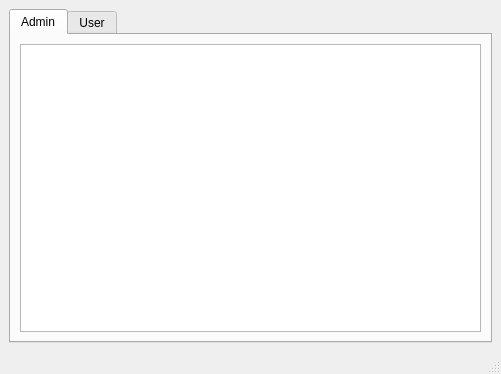
<?xml version="1.0" encoding="UTF-8"?>
<ui version="4.0">
 <class>MainWindow</class>
 <widget class="QMainWindow" name="MainWindow">
  <property name="geometry">
   <rect>
    <x>0</x>
    <y>0</y>
    <width>501</width>
    <height>374</height>
   </rect>
  </property>
  <property name="windowTitle">
   <string>MainWindow</string>
  </property>
  <widget class="QWidget" name="centralwidget">
   <layout class="QGridLayout" name="gridLayout">
    <item row="0" column="0">
     <widget class="QTabWidget" name="tabWidget">
      <property name="currentIndex">
       <number>0</number>
      </property>
      <widget class="QWidget" name="adminTab">
       <attribute name="title">
        <string>Admin</string>
       </attribute>
       <layout class="QGridLayout" name="gridLayout_2">
        <item row="0" column="0">
         <widget class="QTreeView" name="treeView"/>
        </item>
       </layout>
      </widget>
      <widget class="QWidget" name="userTab">
       <attribute name="title">
        <string>User</string>
       </attribute>
       <layout class="QGridLayout" name="gridLayout_3">
        <item row="0" column="0">
         <spacer name="horizontalSpacer">
          <property name="orientation">
           <enum>Qt::Horizontal</enum>
          </property>
          <property name="sizeHint" stdset="0">
           <size>
            <width>40</width>
            <height>20</height>
           </size>
          </property>
         </spacer>
        </item>
        <item row="0" column="1">
         <widget class="QLabel" name="label">
          <property name="text">
           <string>TODO</string>
          </property>
         </widget>
        </item>
        <item row="0" column="2">
         <spacer name="horizontalSpacer_2">
          <property name="orientation">
           <enum>Qt::Horizontal</enum>
          </property>
          <property name="sizeHint" stdset="0">
           <size>
            <width>40</width>
            <height>20</height>
           </size>
          </property>
         </spacer>
        </item>
       </layout>
      </widget>
     </widget>
    </item>
   </layout>
  </widget>
  <widget class="QMenuBar" name="menubar">
   <property name="geometry">
    <rect>
     <x>0</x>
     <y>0</y>
     <width>501</width>
     <height>21</height>
    </rect>
   </property>
  </widget>
  <widget class="QStatusBar" name="statusbar"/>
 </widget>
 <resources/>
 <connections/>
</ui>
